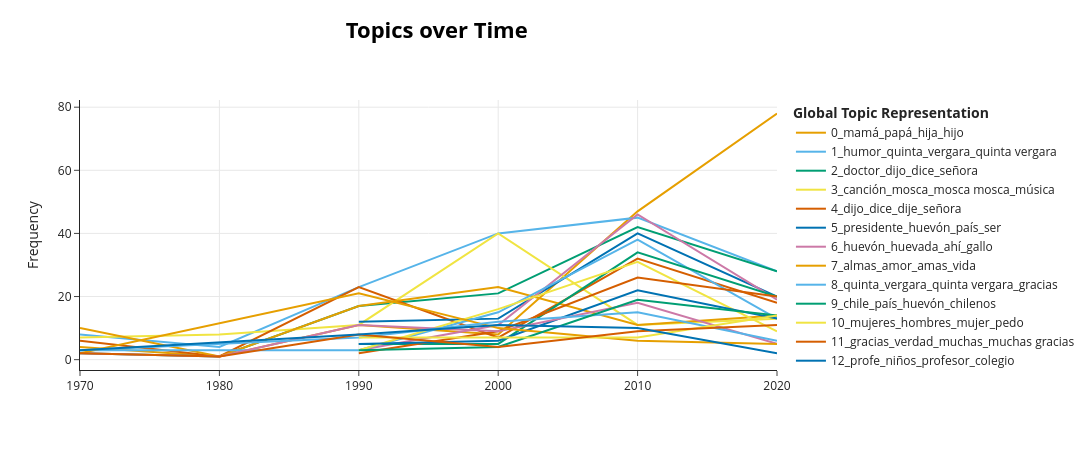

The notebook cell saved with this chart:
### Code cell
topic_model.visualize_topics_over_time(topics_over_time, top_n_topics=20)

### Figure 1 — Plotly figure (JSON) as saved in the notebook; plotly's stock layout.template omitted (floating-point values rounded to 4 significant figures)
{"data": [{"hoverinfo": "text", "hovertext": ["<b>Topic 0</b><br>Words: crecen, trenes, mire, papá, niños", "<b>Topic 0</b><br>Words: abuela, abuelo, oiga, tírate, soplido", "<b>Topic 0</b><br>Words: mamá, momia, papá, dice, dice mamá", "<b>Topic 0</b><br>Words: papá, hija, mamá, mira, almorzar", "<b>Topic 0</b><br>Words: mamá, papá, hijo, abuela, hija", "<b>Topic 0</b><br>Words: mamá, papá, hija, hijos, voy"], "marker": {"color": "#E69F00"}, "mode": "lines", "name": "0_mamá_papá_hija_hijo", "type": "scatter", "x": [1970, 1980, 1990, 2000, 2010, 2020], "y": [4, 1, 11, 8, 47, 78]}, {"hoverinfo": "text", "hovertext": ["<b>Topic 1</b><br>Words: quinta, quinta vergara, vergara, viña, artista", "<b>Topic 1</b><br>Words: hugo, humor, hugo varela, varela, televisión", "<b>Topic 1</b><br>Words: humor, noche, quinta, quinta vergara, vergara", "<b>Topic 1</b><br>Words: humor, quinta, vergara, artista, quinta vergara", "<b>Topic 1</b><br>Words: humor, quinta, vergara, quinta vergara, escenario", "<b>Topic 1</b><br>Words: quinta, vergara, quinta vergara, humor, viña"], "marker": {"color": "#56B4E9"}, "mode": "lines", "name": "1_humor_quinta_vergara_quinta vergara", "type": "scatter", "x": [1970, 1980, 1990, 2000, 2010, 2020], "y": [8, 4, 23, 40, 45, 28]}, {"hoverinfo": "text", "hovertext": ["<b>Topic 2</b><br>Words: enfermedad, exceso, quiere decir, agua, decir", "<b>Topic 2</b><br>Words: oiga, doctor, fiebre, doctor dijo, hospital", "<b>Topic 2</b><br>Words: doctor, médico, farmacia, dice, usted", "<b>Topic 2</b><br>Words: doctor, dijo, señora, clínica, remedios", "<b>Topic 2</b><br>Words: doctor, dice, dijo, señora, farmacia", "<b>Topic 2</b><br>Words: doctor, mamá, dijo, señora, dije"], "marker": {"color": "#009E73"}, "mode": "lines", "name": "2_doctor_dijo_dice_señora", "type": "scatter", "x": [1970, 1980, 1990, 2000, 2010, 2020], "y": [2, 1, 17, 21, 42, 28]}, {"hoverinfo": "text", "hovertext": ["<b>Topic 3</b><br>Words: canción, guitarra, ríe, levanta frente, optimismo", "<b>Topic 3</b><br>Words: canción, coro, ver, cantos, amores", "<b>Topic 3</b><br>Words: canción, luna, macarena, canción dice, dale cuerpo", "<b>Topic 3</b><br>Words: canción, mosca, mosca mosca, música, pi", "<b>Topic 3</b><br>Words: canción, música, dormir, gusta, camine", "<b>Topic 3</b><br>Words: canción, música, pasito, perdóname, música maestro"], "marker": {"color": "#F0E442"}, "mode": "lines", "name": "3_canción_mosca_mosca mosca_música", "type": "scatter", "x": [1970, 1980, 1990, 2000, 2010, 2020], "y": [7, 8, 11, 40, 11, 13]}, {"hoverinfo": "text", "hovertext": ["<b>Topic 4</b><br>Words: albert, fíjese, san pedro, refrigerador, usted murió", "<b>Topic 4</b><br>Words: caballero oiga, oiga, dije, esperando, bernardo", "<b>Topic 4</b><br>Words: conejo, dijo, dice, señora, oye", "<b>Topic 4</b><br>Words: compartir, compartir compartir, prestas sobra, prestas, dijo", "<b>Topic 4</b><br>Words: tac tac, tac, dice, dije, dijo", "<b>Topic 4</b><br>Words: dije, violento, chicharra, dijo, normita"], "marker": {"color": "#D55E00"}, "mode": "lines", "name": "4_dijo_dice_dije_señora", "type": "scatter", "x": [1970, 1980, 1990, 2000, 2010, 2020], "y": [6, 1, 23, 7, 32, 18]}, {"hoverinfo": "text", "hovertext": ["<b>Topic 5</b><br>Words: popó, rap, presidente, candidato, caca", "<b>Topic 5</b><br>Words: política, presidente, funcionario, solo quiero, país", "<b>Topic 5</b><br>Words: huevón, país, presidente, políticos, política", "<b>Topic 5</b><br>Words: presidente, ser presidente, saben, ser, paco"], "marker": {"color": "#0072B2"}, "mode": "lines", "name": "5_presidente_huevón_país_ser", "type": "scatter", "x": [1990, 2000, 2010, 2020], "y": [12, 13, 40, 20]}, {"hoverinfo": "text", "hovertext": ["<b>Topic 6</b><br>Words: dos tres, arriba dos, tres, dos, arriba", "<b>Topic 6</b><br>Words: huevón, lobo, pastillas, huevona, huevada", "<b>Topic 6</b><br>Words: huevón, huevada, ahí, gallo, adán", "<b>Topic 6</b><br>Words: huevón, bolsa, huevada, vino, vamos"], "marker": {"color": "#CC79A7"}, "mode": "lines", "name": "6_huevón_huevada_ahí_gallo", "type": "scatter", "x": [1990, 2000, 2010, 2020], "y": [3, 11, 46, 19]}, {"hoverinfo": "text", "hovertext": ["<b>Topic 7</b><br>Words: amor, dio, be, almas, as", "<b>Topic 7</b><br>Words: plumero, ta, ta ta, alma, largo", "<b>Topic 7</b><br>Words: amas, amor, almas, soledad, dime", "<b>Topic 7</b><br>Words: almas, amor, vengo vengo, vengo, vida", "<b>Topic 7</b><br>Words: almas, loca, sigo, loca loca, amor", "<b>Topic 7</b><br>Words: almas, amor, vida, amas, cami"], "marker": {"color": "#E69F00"}, "mode": "lines", "name": "7_almas_amor_amas_vida", "type": "scatter", "x": [1970, 1980, 1990, 2000, 2010, 2020], "y": [10, 1, 17, 23, 11, 14]}, {"hoverinfo": "text", "hovertext": ["<b>Topic 8</b><br>Words: pedirle, quisiera pedirle, defensa, quisiera, vergara", "<b>Topic 8</b><br>Words: quinta, quinta vergara, vergara, coco, pampero", "<b>Topic 8</b><br>Words: quinta, vergara, quinta vergara, gracias, muchas gracias", "<b>Topic 8</b><br>Words: quinta, vergara, quinta vergara, gracias, público", "<b>Topic 8</b><br>Words: quinta, vergara, quinta vergara, gracias, muchas"], "marker": {"color": "#56B4E9"}, "mode": "lines", "name": "8_quinta_vergara_quinta vergara_gracias", "type": "scatter", "x": [1970, 1990, 2000, 2010, 2020], "y": [3, 3, 15, 38, 13]}, {"hoverinfo": "text", "hovertext": ["<b>Topic 9</b><br>Words: fila banco, país, gallego, único país, chileno", "<b>Topic 9</b><br>Words: incompetente, país, padres, coches, chile", "<b>Topic 9</b><br>Words: chile, país, huevón, chilenos, extraterrestres", "<b>Topic 9</b><br>Words: chile, país, chilenos, huevón, gusta"], "marker": {"color": "#009E73"}, "mode": "lines", "name": "9_chile_país_huevón_chilenos", "type": "scatter", "x": [1990, 2000, 2010, 2020], "y": [5, 5, 34, 20]}, {"hoverinfo": "text", "hovertext": ["<b>Topic 10</b><br>Words: cochina, mujer, artículo, servicio, fea", "<b>Topic 10</b><br>Words: hombres, mujeres, mujer, hombre, ropa", "<b>Topic 10</b><br>Words: mujeres, hombres, mujer, pedo, hombre", "<b>Topic 10</b><br>Words: mujeres, hombres, mujer, presidente, baño"], "marker": {"color": "#F0E442"}, "mode": "lines", "name": "10_mujeres_hombres_mujer_pedo", "type": "scatter", "x": [1990, 2000, 2010, 2020], "y": [3, 16, 31, 9]}, {"hoverinfo": "text", "hovertext": ["<b>Topic 11</b><br>Words: orgullosa, cállese, siento feliz, cuadrito, función", "<b>Topic 11</b><br>Words: gracias, animadora, festival, historias, faltaba", "<b>Topic 11</b><br>Words: gracias, verdad, muchas, muchas gracias, festival", "<b>Topic 11</b><br>Words: gracias, quiero, verdad, muchas, muchas gracias"], "marker": {"color": "#D55E00"}, "mode": "lines", "name": "11_gracias_verdad_muchas_muchas gracias", "type": "scatter", "x": [1990, 2000, 2010, 2020], "y": [2, 9, 26, 20]}, {"hoverinfo": "text", "hovertext": ["<b>Topic 12</b><br>Words: niños, pre, educación, profesora, señorita", "<b>Topic 12</b><br>Words: profe, bruto, profesor, clase, escuela", "<b>Topic 12</b><br>Words: profesor, colegio, niños, estudié, profe", "<b>Topic 12</b><br>Words: profe, colegio, profes, siete, niños"], "marker": {"color": "#0072B2"}, "mode": "lines", "name": "12_profe_niños_profesor_colegio", "type": "scatter", "x": [1990, 2000, 2010, 2020], "y": [5, 6, 22, 13]}, {"hoverinfo": "text", "hovertext": ["<b>Topic 13</b><br>Words: voy ver, dar, ver dar, ver hago, ver", "<b>Topic 13</b><br>Words: poema, campesina, torcasita, acomodan, pintoresco", "<b>Topic 13</b><br>Words: salta salta, salta, puta puta, derecha, derecha derecha", "<b>Topic 13</b><br>Words: salta salta, salta, burrito, puta puta, derecha", "<b>Topic 13</b><br>Words: salta salta, salta, bomba, puta puta, puta", "<b>Topic 13</b><br>Words: salta salta, salta, hermano, saltando, puta puta"], "marker": {"color": "#CC79A7"}, "mode": "lines", "name": "13_salta salta_salta_puta puta_derecha", "type": "scatter", "x": [1970, 1980, 1990, 2000, 2010, 2020], "y": [2, 1, 11, 9, 18, 5]}, {"hoverinfo": "text", "hovertext": ["<b>Topic 14</b><br>Words: chao, chao chao, dije chao, chao dije, don pedro", "<b>Topic 14</b><br>Words: merengue, gallegos, gallego, caníbal, dice", "<b>Topic 14</b><br>Words: you, thank you, thank, julio, you thank", "<b>Topic 14</b><br>Words: party, hey, acuéstate, hey hey, gallegos", "<b>Topic 14</b><br>Words: déjame ir, ir baño, robot, tomar, meo"], "marker": {"color": "#E69F00"}, "mode": "lines", "name": "14_you_gallegos_gallego_dice", "type": "scatter", "x": [1970, 1990, 2000, 2010, 2020], "y": [2, 21, 10, 6, 5]}, {"hoverinfo": "text", "hovertext": ["<b>Topic 15</b><br>Words: televisión nacional, través, gracias amigos, instante, chile", "<b>Topic 15</b><br>Words: gracias, chile, juventud, chile primera, podrido", "<b>Topic 15</b><br>Words: gracias, chile, muchas gracias, muchas, antorcha", "<b>Topic 15</b><br>Words: gracias, gracias gracias, emocionante, chile, buenas", "<b>Topic 15</b><br>Words: gracias, matinales, ta, chile, ta ta"], "marker": {"color": "#56B4E9"}, "mode": "lines", "name": "15_gracias_chile_muchas gracias_muchas", "type": "scatter", "x": [1970, 1990, 2000, 2010, 2020], "y": [3, 7, 12, 15, 6]}, {"hoverinfo": "text", "hovertext": ["<b>Topic 16</b><br>Words: grado, rumpi, comadre, celular, helicóptero", "<b>Topic 16</b><br>Words: celular, celulares, dame celular, dame, día", "<b>Topic 16</b><br>Words: whatsapp, celular, grupo, plan, teléfono", "<b>Topic 16</b><br>Words: celular, whatsapp, teléfono, mamá, teléfono casa"], "marker": {"color": "#009E73"}, "mode": "lines", "name": "16_celular_whatsapp_teléfono_grupo", "type": "scatter", "x": [1990, 2000, 2010, 2020], "y": [3, 4, 19, 14]}, {"hoverinfo": "text", "hovertext": ["<b>Topic 17</b><br>Words: humor, chistes, sonríen, ríe, mundo", "<b>Topic 17</b><br>Words: humor, dramático, chistes, inteligencia, herramienta", "<b>Topic 17</b><br>Words: dejen, humor, chistes, tartamudo, suizo", "<b>Topic 17</b><br>Words: acento, periodista, chistes, bonitas, humor"], "marker": {"color": "#F0E442"}, "mode": "lines", "name": "17_humor_chistes_chiste_acento", "type": "scatter", "x": [1990, 2000, 2010, 2020], "y": [7, 7, 7, 14]}, {"hoverinfo": "text", "hovertext": ["<b>Topic 18</b><br>Words: televisión nacional, nacional, uh, carolina fm, firulete viña", "<b>Topic 18</b><br>Words: edición internacional, música importante, poniendo humor, certamen, importante chile", "<b>Topic 18</b><br>Words: través, radio, viña, pantalla, festival", "<b>Topic 18</b><br>Words: través, cooperativa, radio, canal, través radio", "<b>Topic 18</b><br>Words: través, radio, festival, viña, hashtag", "<b>Topic 18</b><br>Words: través, viña, canal, festival, tvn"], "marker": {"color": "#D55E00"}, "mode": "lines", "name": "18_través_viña_radio_festival", "type": "scatter", "x": [1970, 1980, 1990, 2000, 2010, 2020], "y": [2, 1, 8, 4, 9, 11]}, {"hoverinfo": "text", "hovertext": ["<b>Topic 19</b><br>Words: gracias, amable gracias, noches muchas, agradezco, gracias buenas", "<b>Topic 19</b><br>Words: gracias, gracias gracias, amable, escuchado gracias, adiós amigo", "<b>Topic 19</b><br>Words: gracias, gracias gracias, muchísimas gracias, muchísimas, gracias muchísimas", "<b>Topic 19</b><br>Words: gracias, gracias gracias, muchas gracias, muchas, amable", "<b>Topic 19</b><br>Words: gracias, gracias gracias, muchas, muchas gracias, vez vine"], "marker": {"color": "#0072B2"}, "mode": "lines", "name": "19_gracias_gracias gracias_muchísimas gr...", "type": "scatter", "x": [1970, 1990, 2000, 2010, 2020], "y": [3, 8, 11, 10, 2]}], "layout": {"height": 450, "hoverlabel": {"bgcolor": "white", "font": {"family": "Rockwell", "size": 16}}, "legend": {"title": {"text": "<b>Global Topic Representation"}}, "title": {"font": {"color": "Black", "size": 22}, "text": "<b>Topics over Time</b>", "x": 0.4, "xanchor": "center", "y": 0.95, "yanchor": "top"}, "width": 1250, "xaxis": {"showgrid": true}, "yaxis": {"showgrid": true, "title": {"text": "Frequency"}}}}
